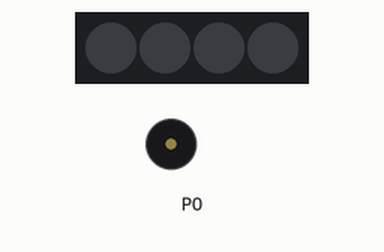
Bench run of a program on a simulated BBC micro:bit (MakeCode). Shown: 4 RGB LEDs in strip order, left to right, buzzer (waves = sounding). Dim RGB values are drawn brighter than linear.

Above: at 0.05 s.
At 20.58 s:
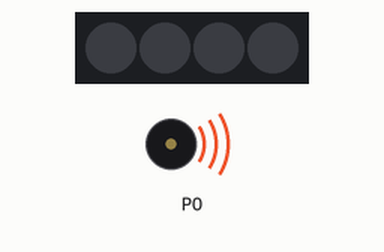
At 26.19 s:
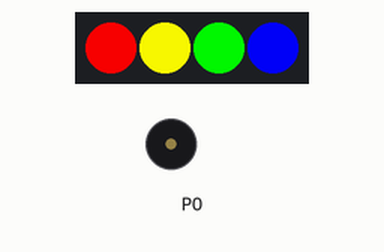
At 39.48 s:
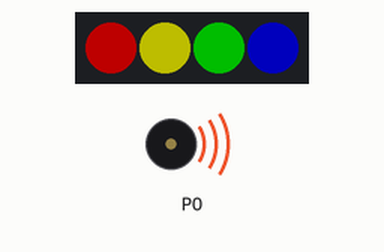
Timing chart, 0 to 40.0 s (numbered marks = the images above):
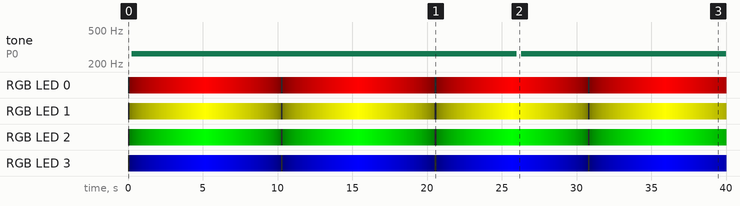

Measured:
- by itself, tone on P0: silent → 262 Hz at 0.26 s, → silent 25.8 s later, → 262 Hz 0.28 s later
- by itself, RGB LED 0: off → RGB(4, 0, 0) at 0.10 s, → RGB(9, 0, 0) 0.10 s later, → RGB(14, 0, 0) 0.10 s later, → RGB(19, 0, 0) 0.10 s later, … (397 changes in this stretch)
- by itself, RGB LED 2: off → RGB(0, 4, 0) at 0.10 s, → RGB(0, 9, 0) 0.10 s later, → RGB(0, 14, 0) 0.10 s later, → RGB(0, 19, 0) 0.10 s later, … (397 changes in this stretch)

The program:

main.ts
```typescript
function base () {
    strip.setPixelColor(0, neopixel.colors(NeoPixelColors.Red))
    strip.setPixelColor(1, neopixel.colors(NeoPixelColors.Yellow))
    strip.setPixelColor(2, neopixel.colors(NeoPixelColors.Green))
    strip.setPixelColor(3, neopixel.colors(NeoPixelColors.Blue))
}
let strip: neopixel.Strip = null
let intensité = 0
let intensité_sonor = 0
strip = neopixel.create(DigitalPin.P13, 4, NeoPixelMode.RGB)
strip.setBrightness(0)
strip.setPixelColor(0, neopixel.colors(NeoPixelColors.Green))
strip.show()
basic.forever(function () {
    for (let index = 0; index < 51; index++) {
        strip.setBrightness(intensité)
        base()
        strip.show()
        basic.pause(100)
        intensité += 5
    }
    for (let index = 0; index < 51; index++) {
        strip.setBrightness(intensité)
        base()
        strip.show()
        basic.pause(100)
        intensité += -5
    }
})
basic.forever(function () {
    for (let index = 0; index < 51; index++) {
        music.setVolume(intensité_sonor)
        music.playTone(262, music.beat(BeatFraction.Half))
        intensité_sonor += 5
    }
    for (let index = 0; index < 51; index++) {
        music.setVolume(intensité_sonor)
        music.playTone(262, music.beat(BeatFraction.Half))
        intensité_sonor += -5
    }
})
```

test.ts
```typescript
// les tests vont ici ; cela ne sera pas compilé si ce paquet est utilisé en tant qu'extension.
```
